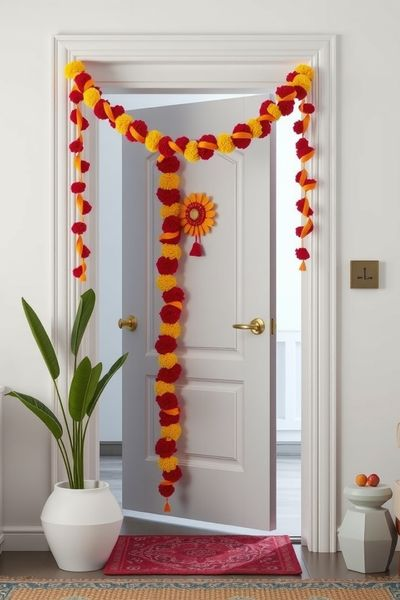
#> input picture docs/img/5-pcs-artificial-marigold-garland-5-ft-and-5-ft-thumb.jpg, 400 x 600 px
$ python -i agent2_pinterest.py   (imports and definitions only)
#> lines starting #> are read from the running program, lines starting #| are printed output that depends on the picture
"""Agent 2: keep the REAL product photo (background removed only), generate a new AI background,
add a headline, publish the pin, then learn from analytics."""
import os, io, sys, time, base64, random, subprocess, datetime as dt, urllib.parse
import requests
from PIL import Image, ImageFilter, ImageDraw, ImageFont
from common import *

API = os.getenv("PINTEREST_API_BASE") or "https://api-sandbox.pinterest.com/v5"
# [1 line that did not run here, left out]
# [1 line that did not run here, left out]
W, H = 1000, 1500
PH = {"Content-Type": "application/json"}      # Authorization is added in main()
POSTED_LOG = "data/posted_log.json"
SCENES = {
    "marble": "a clean white marble kitchen countertop, soft morning window light, blurred modern kitchen behind",
    "wood": "a warm wooden table in a cozy living room, soft daylight, blurred cushions and plants behind",
    "pastel": "a minimal pastel beige studio backdrop with a smooth tabletop and soft shadows",
    "shelf": "a light oak shelf next to a bright window, blurred green plants and white wall behind",
}
FONTS = ["/usr/share/fonts/truetype/dejavu/DejaVuSans-Bold.ttf", "/usr/share/fonts/dejavu/DejaVuSans-Bold.ttf"]
_session = None


# ---------- learning ----------
# [79 lines left out: functions learn, choose_scene, load_product, cutout, cf_image, pollinations_image, not called in this run]


def background(scene):
    prompt = (f"empty {SCENES[scene]}, empty surface in the foreground center, no objects, no products, no people, "
              "no text, photorealistic, shallow depth of field, high quality")
    for fn in (cf_image, pollinations_image):
        for _ in range(2):
            try:
                im = Image.open(io.BytesIO(fn(prompt))).convert("RGB")
                s = H / im.height
                im = im.resize((round(im.width * s), H), Image.LANCZOS)
                left = max(0, (im.width - W) // 2)
                return im.crop((left, 0, left + W, H)).resize((W, H))
            except Exception as e:
                print(f"{fn.__name__} failed: {e}")
    bg = Image.new("RGB", (W, H), (240, 232, 222))  # last-resort soft backdrop, never blocks posting
    return bg


# [43 lines left out: functions font, headline, compose, not called in this run]


def scene_path(it):
    v = int(it["id"].rsplit("-v", 1)[-1]) if "-v" in it["id"] else 0
    return v, (f"docs/img/{it['slug']}.jpg" if v == 0 else f"docs/img/{it['slug']}-v{v}.jpg")


# [93 lines left out: functions ensure_scene_image, lifestyle_pin, compose_card, page_live, get_token, not called in this run]


NOTES = []


def note(s):
    NOTES.append(s)
    print(s)


# [159 lines left out: functions board_pins, checkpoint, report, pin_it, main, not called in this run]


# [2 lines not run here, left out]

>>> import cv2
>>> picture = cv2.imread('docs/img/5-pcs-artificial-marigold-garland-5-ft-and-5-ft-thumb.jpg', cv2.IMREAD_GRAYSCALE)
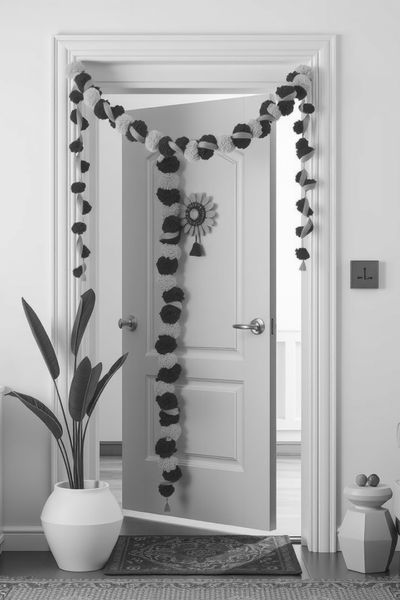
#> picture: shape (600, 400); min 10, max 255, mean 170.7
#> (the run stopped early here; a loop or call above may not have finished)

$ run again, on docs/img/craftsman-rangoli-color-powder-10-pack--10-pack-thumb.jpg
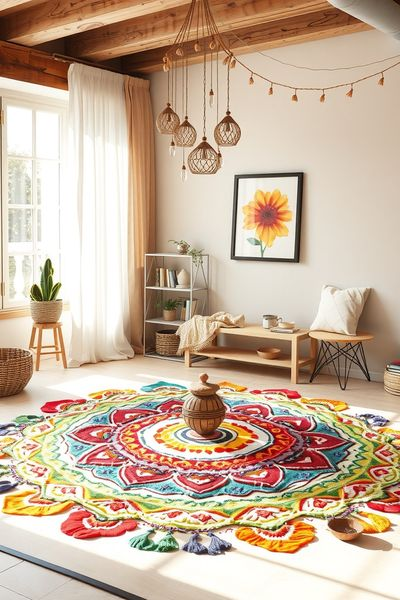
#> input picture docs/img/craftsman-rangoli-color-powder-10-pack--10-pack-thumb.jpg, 400 x 600 px
#> `picture = cv2.imread('docs/img/5-pcs-artificial-marigold-garland-5-ft-..`:
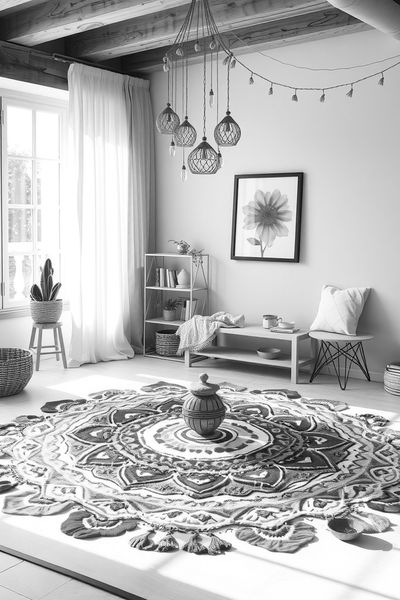
#> picture: shape (600, 400); min 0, max 255, mean 180.7

$ run again, on docs/img/hashcart-clay-diyas-24-pcs-with-cotton-wicks-on-wicks-thumb.jpg
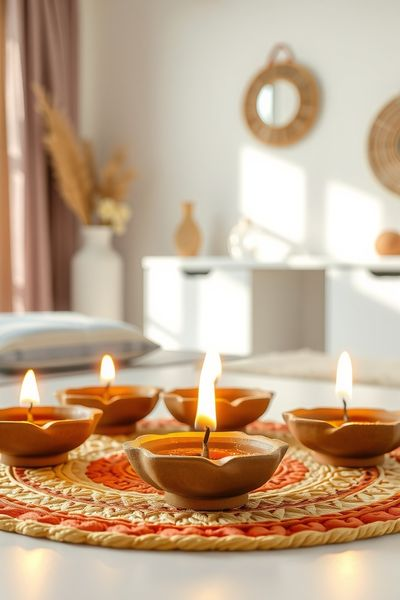
#> input picture docs/img/hashcart-clay-diyas-24-pcs-with-cotton-wicks-on-wicks-thumb.jpg, 400 x 600 px
#> `picture = cv2.imread('docs/img/5-pcs-artificial-marigold-garland-5-ft-..`:
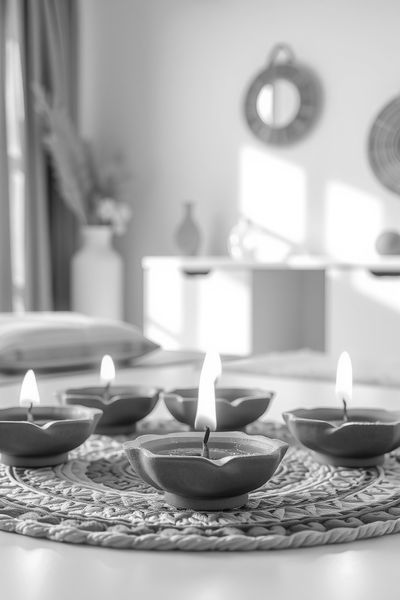
#> picture: shape (600, 400); min 1, max 255, mean 172.8
